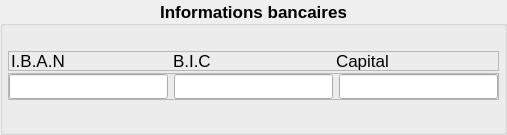
            <widget class="QGroupBox" name="_gb_informations_bancaires">
             <property name="maximumSize">
              <size>
               <width>16777215</width>
               <height>135</height>
              </size>
             </property>
             <property name="font">
              <font>
               <pointsize>13</pointsize>
               <bold>true</bold>
              </font>
             </property>
             <property name="title">
              <string>Informations bancaires</string>
             </property>
             <property name="alignment">
              <set>Qt::AlignmentFlag::AlignCenter</set>
             </property>
             <layout class="QGridLayout" name="_g_informations_bancaires">
              <property name="leftMargin">
               <number>5</number>
              </property>
              <property name="topMargin">
               <number>5</number>
              </property>
              <property name="rightMargin">
               <number>5</number>
              </property>
              <property name="bottomMargin">
               <number>5</number>
              </property>
              <property name="verticalSpacing">
               <number>2</number>
              </property>
              <item row="3" column="0">
               <spacer name="_hs_valid_informations_bancaires">
                <property name="orientation">
                 <enum>Qt::Orientation::Horizontal</enum>
                </property>
                <property name="sizeHint" stdset="0">
                 <size>
                  <width>40</width>
                  <height>20</height>
                 </size>
                </property>
               </spacer>
              </item>
              <item row="3" column="1">
               <widget class="QPushButton" name="_b_valid_informations_bancaires">
                <property name="minimumSize">
                 <size>
                  <width>0</width>
                  <height>0</height>
                 </size>
                </property>
                <property name="maximumSize">
                 <size>
                  <width>25</width>
                  <height>25</height>
                 </size>
                </property>
                <property name="text">
                 <string/>
                </property>
                <property name="icon">
                 <iconset resource="resources.qrc">
                  <normaloff>:/icon/icons/ui_valid.png</normaloff>:/icon/icons/ui_valid.png</iconset>
                </property>
                <property name="iconSize">
                 <size>
                  <width>20</width>
                  <height>20</height>
                 </size>
                </property>
                <property name="flat">
                 <bool>true</bool>
                </property>
               </widget>
              </item>
              <item row="1" column="0" colspan="2">
               <widget class="QFrame" name="_f_informations_bancaires_label">
                <property name="minimumSize">
                 <size>
                  <width>0</width>
                  <height>20</height>
                 </size>
                </property>
                <property name="maximumSize">
                 <size>
                  <width>16777215</width>
                  <height>20</height>
                 </size>
                </property>
                <property name="frameShape">
                 <enum>QFrame::Shape::StyledPanel</enum>
                </property>
                <property name="frameShadow">
                 <enum>QFrame::Shadow::Raised</enum>
                </property>
                <layout class="QHBoxLayout" name="_h_informations_bancaires_label">
                 <property name="spacing">
                  <number>0</number>
                 </property>
                 <property name="leftMargin">
                  <number>2</number>
                 </property>
                 <property name="topMargin">
                  <number>0</number>
                 </property>
                 <property name="rightMargin">
                  <number>0</number>
                 </property>
                 <property name="bottomMargin">
                  <number>0</number>
                 </property>
                 <item>
                  <widget class="QLabel" name="_l_iban">
                   <property name="font">
                    <font>
                     <bold>false</bold>
                    </font>
                   </property>
                   <property name="text">
                    <string>I.B.A.N</string>
                   </property>
                  </widget>
                 </item>
                 <item>
                  <widget class="QLabel" name="_l_bic">
                   <property name="font">
                    <font>
                     <bold>false</bold>
                    </font>
                   </property>
                   <property name="text">
                    <string>B.I.C</string>
                   </property>
                  </widget>
                 </item>
                 <item>
                  <widget class="QLabel" name="_l_capital">
                   <property name="font">
                    <font>
                     <bold>false</bold>
                    </font>
                   </property>
                   <property name="text">
                    <string>Capital</string>
                   </property>
                  </widget>
                 </item>
                </layout>
               </widget>
              </item>
              <item row="2" column="0" colspan="2">
               <widget class="QFrame" name="_f_informations_bancaires_lineedit">
                <property name="frameShape">
                 <enum>QFrame::Shape::StyledPanel</enum>
                </property>
                <property name="frameShadow">
                 <enum>QFrame::Shadow::Raised</enum>
                </property>
                <layout class="QHBoxLayout" name="_h_informations_bancaires_lineedit">
                 <property name="leftMargin">
                  <number>0</number>
                 </property>
                 <property name="topMargin">
                  <number>0</number>
                 </property>
                 <property name="rightMargin">
                  <number>0</number>
                 </property>
                 <property name="bottomMargin">
                  <number>0</number>
                 </property>
                 <item>
                  <widget class="QLineEdit" name="_le_iban">
                   <property name="minimumSize">
                    <size>
                     <width>0</width>
                     <height>25</height>
                    </size>
                   </property>
                   <property name="maxLength">
                    <number>27</number>
                   </property>
                   <property name="clearButtonEnabled">
                    <bool>true</bool>
                   </property>
                  </widget>
                 </item>
                 <item>
                  <widget class="QLineEdit" name="_le_bic">
                   <property name="minimumSize">
                    <size>
                     <width>0</width>
                     <height>25</height>
                    </size>
                   </property>
                   <property name="maxLength">
                    <number>11</number>
                   </property>
                   <property name="clearButtonEnabled">
                    <bool>true</bool>
                   </property>
                  </widget>
                 </item>
                 <item>
                  <widget class="QLineEdit" name="_le_capital">
                   <property name="minimumSize">
                    <size>
                     <width>0</width>
                     <height>25</height>
                    </size>
                   </property>
                   <property name="clearButtonEnabled">
                    <bool>true</bool>
                   </property>
                  </widget>
                 </item>
                </layout>
               </widget>
              </item>
              <item row="0" column="1">
               <spacer name="_vs_marge_informations_bancaires">
                <property name="orientation">
                 <enum>Qt::Orientation::Vertical</enum>
                </property>
                <property name="sizeType">
                 <enum>QSizePolicy::Policy::Fixed</enum>
                </property>
                <property name="sizeHint" stdset="0">
                 <size>
                  <width>20</width>
                  <height>20</height>
                 </size>
                </property>
               </spacer>
              </item>
             </layout>
            </widget>
